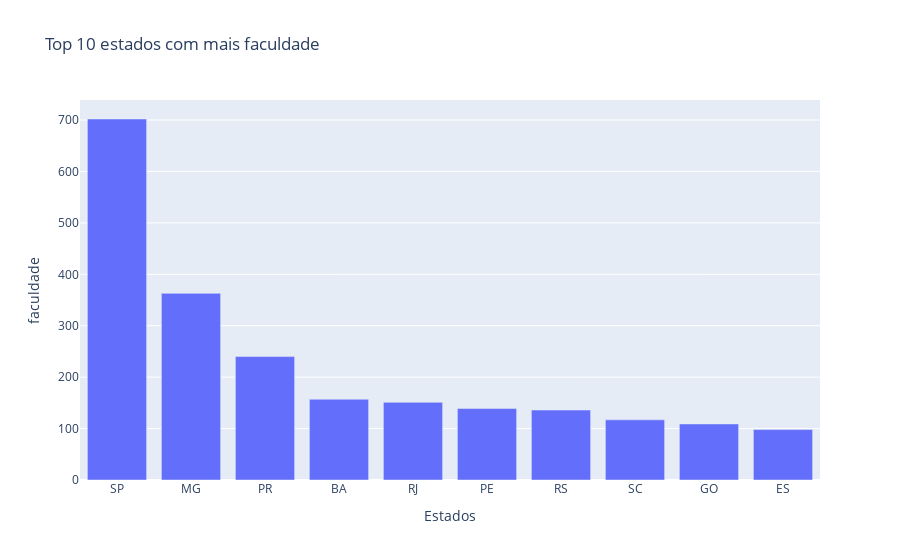

The notebook cell saved with this chart:
### Code cell
df_facul_maiores_estados = df.groupby('UF').size().reset_index(name='contagem')
df_facul_maiores_estados = df_facul_maiores_estados.sort_values(by='contagem', ascending=False)
df_facul_maiores_estados = df_facul_maiores_estados.head(10)
df_facul_maiores_estados

fig = px.bar(
    x=df_facul_maiores_estados["UF"],
    y=df_facul_maiores_estados["contagem"],
    title="Top 10 estados com mais faculdade"
)


fig.update_layout(xaxis_title="Estados", yaxis_title="faculdade") 


fig

### Figure 1 — Plotly figure (JSON) as saved in the notebook; plotly's stock layout.template omitted (floating-point values rounded to 4 significant figures)
{"data": [{"alignmentgroup": "True", "hovertemplate": "x=%{x}<br>y=%{y}<extra></extra>", "legendgroup": "", "marker": {"color": "#636efa", "pattern": {"shape": ""}}, "name": "", "offsetgroup": "", "orientation": "v", "showlegend": false, "textposition": "auto", "type": "bar", "x": ["SP", "MG", "PR", "BA", "RJ", "PE", "RS", "SC", "GO", "ES"], "xaxis": "x", "y": [702, 363, 240, 157, 151, 139, 136, 117, 109, 98], "yaxis": "y"}], "layout": {"autosize": true, "barmode": "relative", "legend": {"tracegroupgap": 0}, "title": {"text": "Top 10 estados com mais faculdade"}, "xaxis": {"anchor": "y", "autorange": true, "domain": [0, 1], "range": [-0.5, 9.5], "title": {"text": "Estados"}, "type": "category"}, "yaxis": {"anchor": "x", "autorange": true, "domain": [0, 1], "range": [0, 738.9], "title": {"text": "faculdade"}, "type": "linear"}}}
